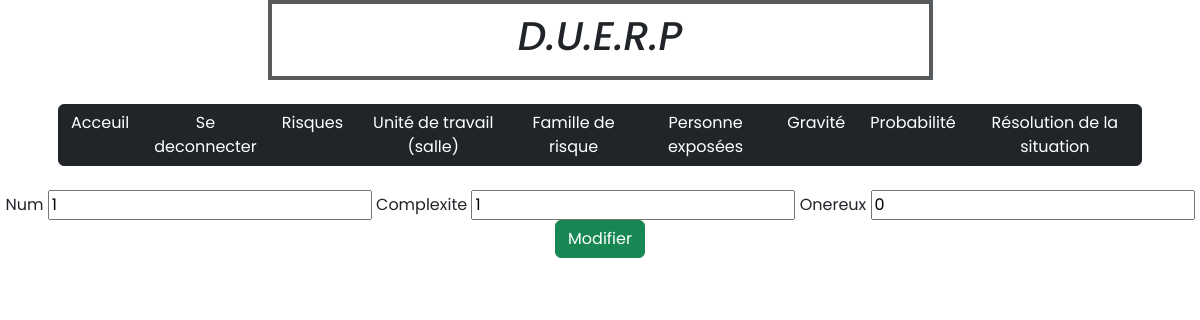
Page /view/vue_resolution_de_la_situation_modif.php?action=1 (signed in) on the committed database.
### tables this page shows
CREATE TABLE `solution_de_la_situation` (
  `Id_solution_de_la_situation` int NOT NULL,
  `complexite_de_resolution` int DEFAULT NULL,
  `solution_onereuse` int DEFAULT NULL
);

### model/modele.php (called while the page is built, shortened)
<?php
function one_select_solution_de_la_situation($id){
	require 'connexion.php';
	$sql = "SELECT * FROM solution_de_la_situation WHERE Id_solution_de_la_situation = ?";
	$stmt = $bdd->prepare($sql);
	$stmt->execute([$id]);
    $solution = $stmt->fetch();
    return $solution;
}

### view/vue_resolution_de_la_situation_modif.php (the view, shortened to what this page needs)
<!DOCTYPE html>
<html lang="en">
    <head>
        <link href="https://cdn.jsdelivr.net/npm/bootstrap@5.2.2/dist/css/bootstrap.min.css" rel="stylesheet" integrity="sha384-
        Zenh87qX5JnK2Jl0vWa8Ck2rdkQ2Bzep5IDxbcnCeuOxjzrPF/et3URy9Bv1WTRi">
        <link rel="stylesheet" href="https://cdn.jsdelivr.net/npm/bootstrap-icons@1.5.0/font/bootstrap-icons.css">
        <link rel="stylesheet" href="style.css">
    </head>
    <body style="background-color: white;">
        <div class="container">
            <div class="row justify-content-center">
                <div class="col-7 text-dark fst-italic justify-content-center align-intems-center border border-dark p-2 mb-2 border-opacity-75 border-4 d-flex">
                    <h1>D.U.E.R.P</h1>
                </div>
            </div>
            <div class="row bg-sombre text-white fw-bolder justify-content-center align-intems-center">
                <div class="row p-3 mb-2 text-white fw-bolder placeholder-glow">
                    <div class="btn-group" role="group" aria-label="Basic outlined example">
                    <?php if(!isset($_SESSION['loggedin'])) { ?>
                      <a class="btn btn-dark" href="vue_acceuil.php" role="button">Acceuil</a>
                      <a class="btn btn-dark" href="login.php" role="button">Se connecter</a>
                      <?php } elseif($_SESSION['loggedin'] == true){ ?>
                      <a class="btn btn-dark" href="vue_acceuil.php" role="button">Acceuil</a>
                      <a class="btn btn-dark" href="controleur_b.php?mode=3" role="button">Se deconnecter</a>
                      <a class="btn btn-dark" href="vue_risques.php" role="button">Risques</a>
                      <a class="btn btn-dark" href="vue_unite_de_travail.php" role="button">Unité de travail (salle)</a>
                      <a class="btn btn-dark" href="vue_famille_de_risque.php" role="button">Famille de risque</a>
                      <a class="btn btn-dark" href="vue_personne_exposees.php" role="button">Personne exposées</a>
                      <a class="btn btn-dark" href="vue_gravite.php" role="button">Gravité</a>
                      <a class="btn btn-dark" href="vue_probabilite.php" role="button">Probabilité</a>
                      <a class="btn btn-dark" href="vue_resolution_de_la_situation.php" role="button">Résolution de la situation</a>
                      <?php } ?>
                    </div>
                  </div>
              </div>
            </div>
            <?php
                include 'modele.php';
                $action=$_GET["action"];
                $solution = one_select_solution_de_la_situation($action);
            ?>
            <form align="center" action="controleur_modif.php" method="post">
                <label for="Id_solution_de_la_situation">Num</label>
                <input type='text' name="Id_solution_de_la_situation" id="Id_solution_de_la_situation" value="<?=$solution['Id_solution_de_la_situation']?>"  readonly="readonly">
                <label for="complexite_de_resolution">Complexite</label>
                <input type="text" name="complexite_de_resolution" id="complexite_de_resolution" value="<?=$solution['complexite_de_resolution']?>">
                <label for="solution_onereuse">Onereux</label>
                <input type="text" name="solution_onereuse" id="solution_onereuse" value="<?=$solution['solution_onereuse']?>">
                <input class="btn btn-success" type="submit" value="Modifier" name="submit">
            </form>
    </body>
</html>

### styles/style.css (style rules this page uses)
* { font-family: 'Poppins', sans-serif; }
body { background: #141526; overflow: hidden; }
html { scroll-behavior: smooth; }
:root { --primary-green: #93c90e; --secondary-green: #9ad10f; --primary-orange: #f7a739; --secondary-orange: #f6b253; --valid-color: rgb(16, 221, 1); --error-color: red; }
a { text-decoration: none; color: white; }

### rows in the picture
solution_de_la_situation: Id_solution_de_la_situation "1", complexite_de_resolution "1", solution_onereuse "0"
